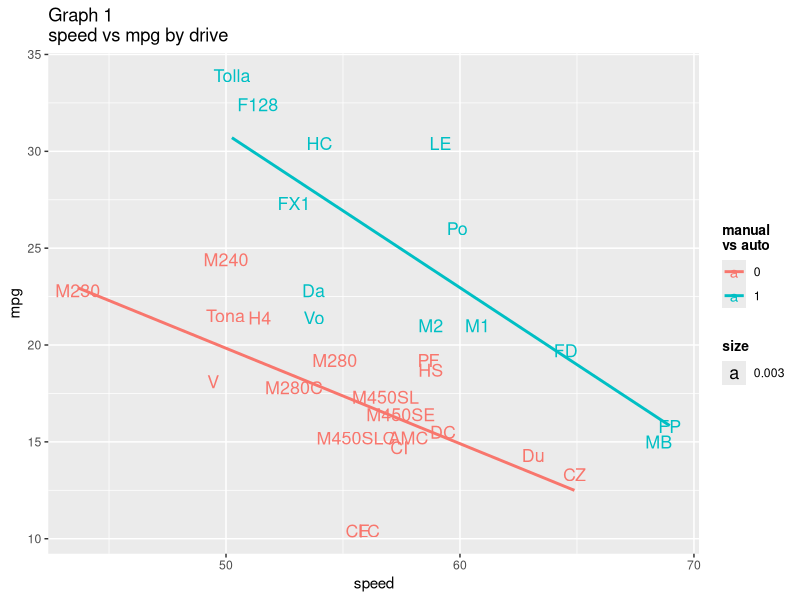
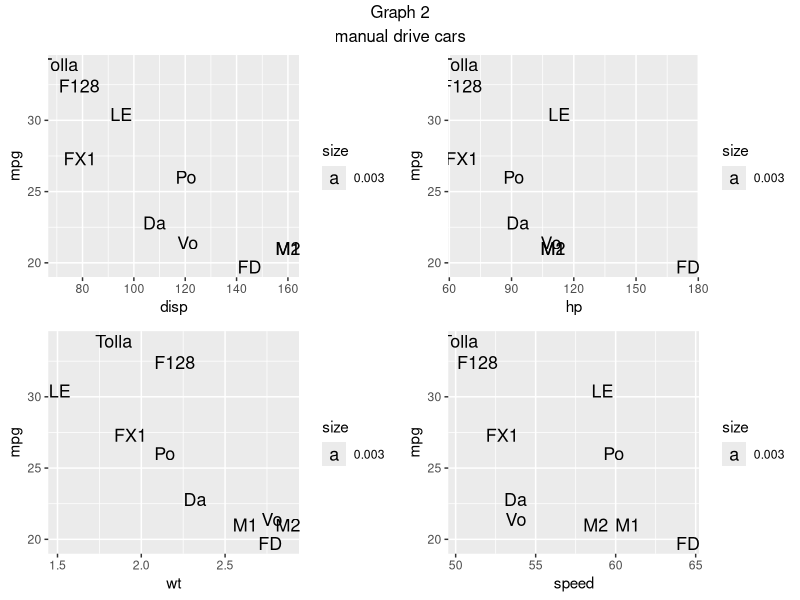
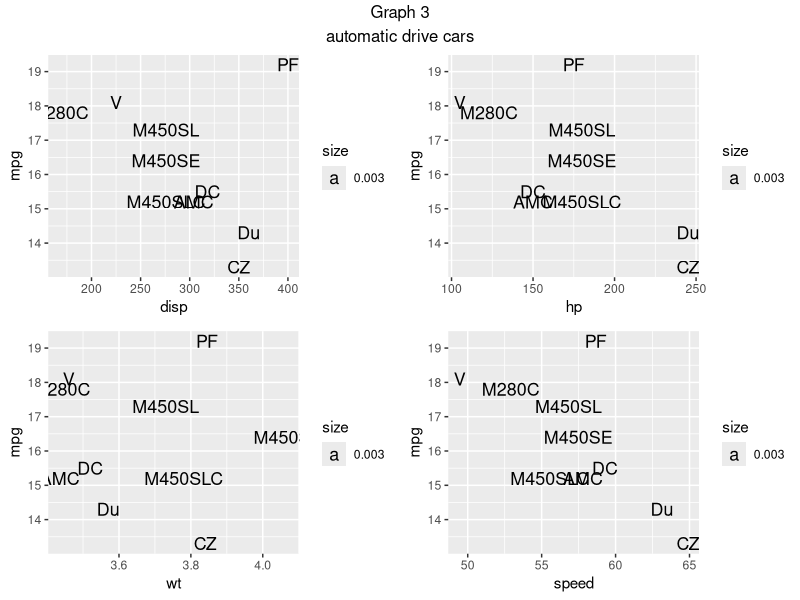
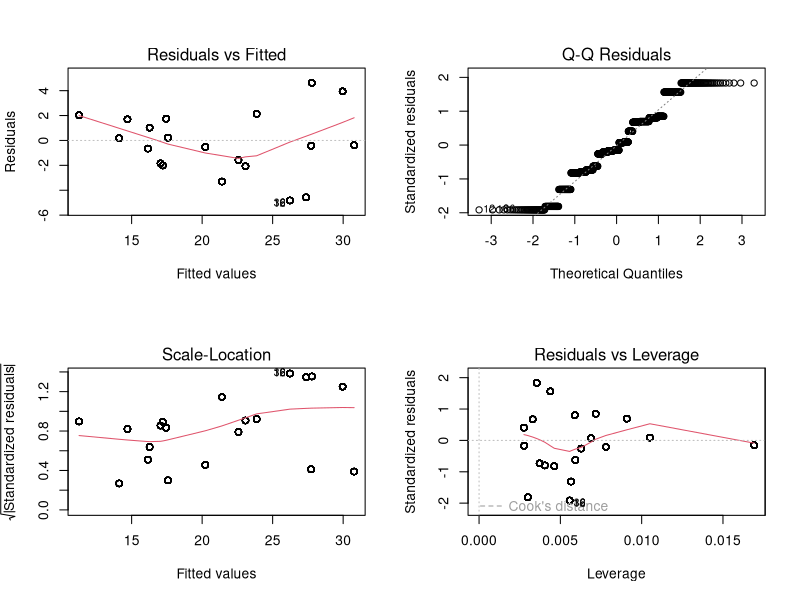

The R script that drew these images, in order:
## ---- chunk 1
library(knitr)
library(ggplot2)
library(datasets)
library(dplyr)
library(gridExtra)
library(lmtest)
data(mtcars)
opts_chunk$set(echo=FALSE, results="hide",fig.align='center',dev='pdf')
## ---- chunk 2
myCars<-tbl_df(mtcars)
myCars<-select(myCars, -c(drat,vs))
myCars$model<-c("M1","M2","Da","H4","HS","V","Du","M240","M230",
                "M280","M280C","M450SE","M450SL","M450SLC","CF",
                "LC","CI","F128","HC","Tolla","Tona","DC","AMC",
                "CZ","PF","FX1","Po","LE","FP","FD","MB","Vo")
legend<-cbind(rownames(mtcars),myCars$model)
myCars<-arrange(myCars,mpg)
myCars$am<-as.factor(myCars$am)
myCars$cyl<-as.factor(myCars$cyl)
myCars$gear<-as.factor(myCars$gear)
myCars$carb<-as.factor(myCars$carb)
myCars<-mutate(myCars,speed=(1/qsec)*1000)
## ---- chunk 3
automatic <- myCars[myCars$am == 0,]
manual <- myCars[myCars$am == 1,]
tTest<-t.test(automatic$mpg, manual$mpg)[3]
## ---- chunk 4
ggplot(myCars,aes(y=mpg,x= speed,color=am))+
      geom_text(aes(label=model,size=0.003))+
      stat_smooth(method = "lm",se=F)+
      ggtitle("Graph 1\nspeed vs mpg by drive")+
      theme(legend.title = element_text(colour="black", size=10, face="bold"))+
      scale_color_discrete(name="manual\nvs auto")
## ---- chunk 5
practicalCars<-filter(myCars,am=="1")
prestigeCars<-filter(myCars,am=="0")
fitHp<- lm(mpg~hp,data=practicalCars)
hatvalues(fitHp)
practicalCars<-filter(practicalCars,model!="MB",model!="FP",model!="HC")
fitWt<-lm(mpg~wt,data=prestigeCars)
hatvalues(fitWt)
prestigeCars<-filter(prestigeCars, model!="LC" ,  model != "CI" , model != "CF",model!="Tona",model!="M230",model!="M240",model!="H4",model!="M280", model!="HS")
practicalCars<-mutate(practicalCars,overpower=practicalCars$hp/practicalCars$wt)
prestigeCars<-mutate(prestigeCars,overpower=prestigeCars$hp/prestigeCars$wt)
data<-rbind(practicalCars,prestigeCars)
vettore<-sample(1:20,1000,replace=T)
automobili<-data.frame()
for (i in vettore) {automobili<-rbind(automobili,data[i,])}
automobiliSmall<-select(automobili,mpg,disp,hp,overpower,am,speed)
full.model <- lm(mpg ~ ., data = automobiliSmall)
step(full.model, direction = "backward")
## ---- chunk 6
modelFit3<-lm(mpg~disp+speed+am+overpower+hp,data=automobiliSmall)
summary(modelFit3)$coef
## ---- chunk 7
modelFitA<-lm(mpg ~ am + overpower+speed+speed*am, data = automobiliSmall)
modelFitB<-lm(mpg ~ am + hp+hp*am, data = automobiliSmall)
modelFitC<-lm(mpg ~ am + overpower+overpower*am, data = automobiliSmall)
modelFitD<-lm(mpg ~ am + overpower+disp, data = automobiliSmall)
a<-lrtest(modelFitA, modelFit3)[2,5]
b<-lrtest(modelFitB, modelFit3)[2,5]
c<-lrtest(modelFitC, modelFit3)[2,5]
d<-lrtest(modelFitD, modelFit3)[2,5]
as.vector(c(a,b,c,d))
## ---- chunk 8
q<-ggplot(practicalCars,aes(x=disp,y=mpg))+
      geom_text(aes(label=model,size=0.003))
w<-ggplot(practicalCars,aes(x=hp,y=mpg))+
      geom_text(aes(label=model,size=0.003))
r<-ggplot(practicalCars,aes(x=wt,y=mpg))+
      geom_text(aes(label=model,size=0.003))
g<-ggplot(practicalCars,aes(x=speed,y=mpg))+
      geom_text(aes(label=model,size=0.003))
graph_2<-grid.arrange(q,w,r,g,ncol=2,nrow=2,top="Graph 2\nmanual drive cars")
## ---- chunk 9
q<-ggplot(prestigeCars,aes(x=disp,y=mpg))+
       geom_text(aes(label=model,size=0.003))
 w<-ggplot(prestigeCars,aes(x=hp,y=mpg))+
       geom_text(aes(label=model,size=0.003))
 r<-ggplot(prestigeCars,aes(x=wt,y=mpg))+
       geom_text(aes(label=model,size=0.003))
u<-ggplot(prestigeCars,aes(x=speed,y=mpg))+
       geom_text(aes(label=model,size=0.003))
 graph_3<-grid.arrange(q,w,r,u,ncol=2,nrow=2,top="Graph 3\nautomatic drive cars")
## ---- chunk 10
par(mfrow=c(2, 2))
plot(modelFit3)
